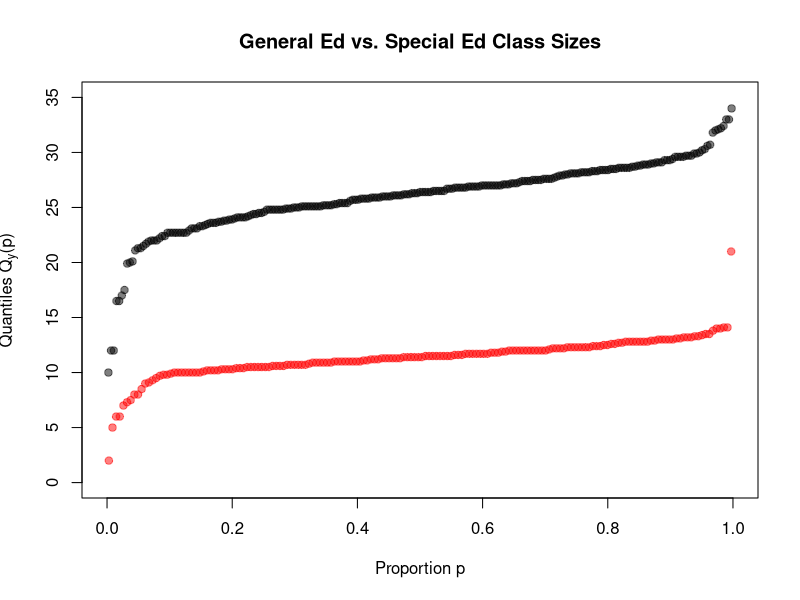
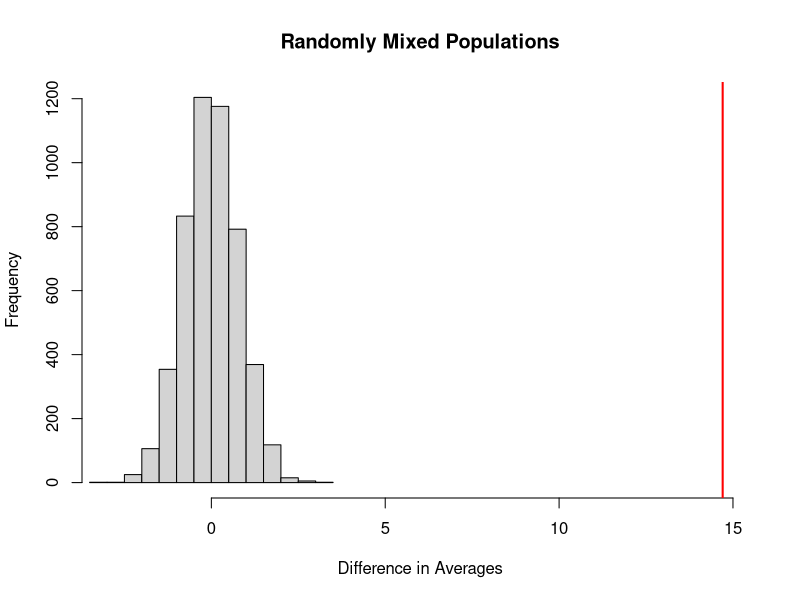
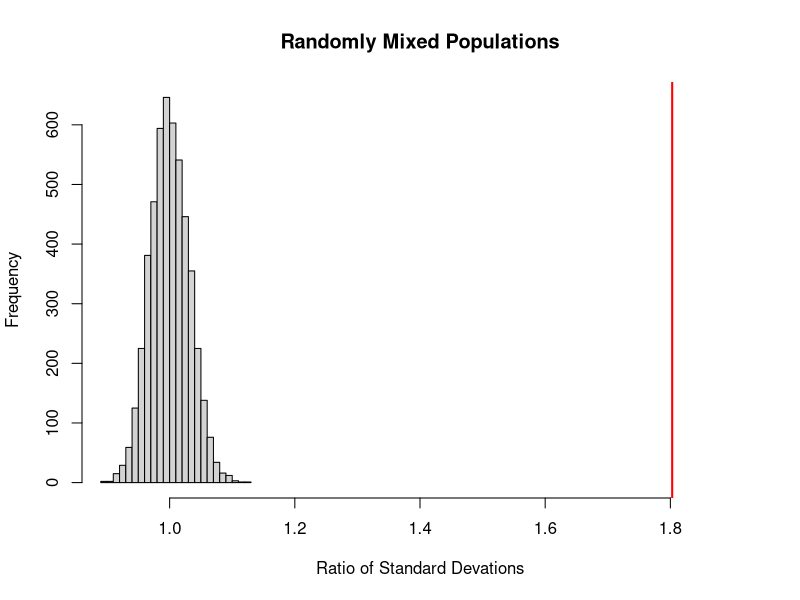

Source code (R) for these figures, in order:
## ---- chunk 1
knitr::opts_chunk$set(fig.width=10, fig.height=5) 
## ---- chunk 2
boroughs <- read.csv("Borough_Summary.csv", header=TRUE)
pop <- list(pop1 = subset(boroughs, boroughs$PROGRAM.TYPE == "GEN ED"), 
            pop2 = subset(boroughs, boroughs$PROGRAM.TYPE == "SPEC ED"))
## ---- chunk 3
qvals <- sort(pop[[1]]$AVERAGE.CLASS.SIZE)
pvals <- ppoints(length(qvals))
plot(pvals, qvals, pch = 19, col = adjustcolor("black", alpha = 0.5), 
     xlim = c(0,1), ylim = c(0, 35), 
     xlab = "Proportion p", ylab = bquote("Quantiles Q"["y"] * "(p)"), 
     main = "General Ed vs. Special Ed Class Sizes")
qvals <- sort(pop[[2]]$AVERAGE.CLASS.SIZE)
pvals <- ppoints(length(qvals))
points(pvals, qvals, pch = 19, col = adjustcolor("red", alpha = 0.5))
## ---- chunk 4
getAveDiffsFn <- function(variate) {
  function(pop) {
    mean(pop$pop1[, variate]) - mean(pop$pop2[, variate])
  }
}

getSDRatioFn <- function(variate) {
  function(pop) {
    sd(pop$pop1[, variate])/sd(pop$pop2[, variate])
  }
}

mixRandomly <- function(pop) {
  pop1 <- pop$pop1
  n_pop1 <- nrow(pop1)
  
  pop2 <- pop$pop2
  n_pop2 <- nrow(pop2)
  
  mix <- rbind(pop1, pop2)
  select4pop1 <- sample(1:(n_pop1 + n_pop2), n_pop1, replace = FALSE)
  
  new_pop1 <- mix[select4pop1, ]
  new_pop2 <- mix[-select4pop1, ]
  list(pop1 = new_pop1, pop2 = new_pop2)
}
## ---- chunk 5
diffAveLengths <- getAveDiffsFn("AVERAGE.CLASS.SIZE")
ratioSDLengths <- getSDRatioFn("AVERAGE.CLASS.SIZE")
round(c(diffAveLengths(pop), ratioSDLengths(pop)), 3)
## ---- chunk 6
diffLengths <- sapply(1:5000, FUN = function(...) {
  diffAveLengths(mixRandomly(pop))})
hist(diffLengths, breaks = 20, main = "Randomly Mixed Populations", 
     xlab = "Difference in Averages", col = "lightgrey", xlim=c(-3, 15))
abline(v = diffAveLengths(pop), col = "red", lwd = 2)

ratioLengths <- sapply(1:5000, FUN = function(...) {
  ratioSDLengths(mixRandomly(pop))})
hist(ratioLengths, breaks = 20, main = "Randomly Mixed Populations", xlab = "Ratio of Standard Devations", 
     col = "lightgrey", xlim=c(0.9, 1.9))
abline(v = ratioSDLengths(pop), col = "red", lwd = 2)
